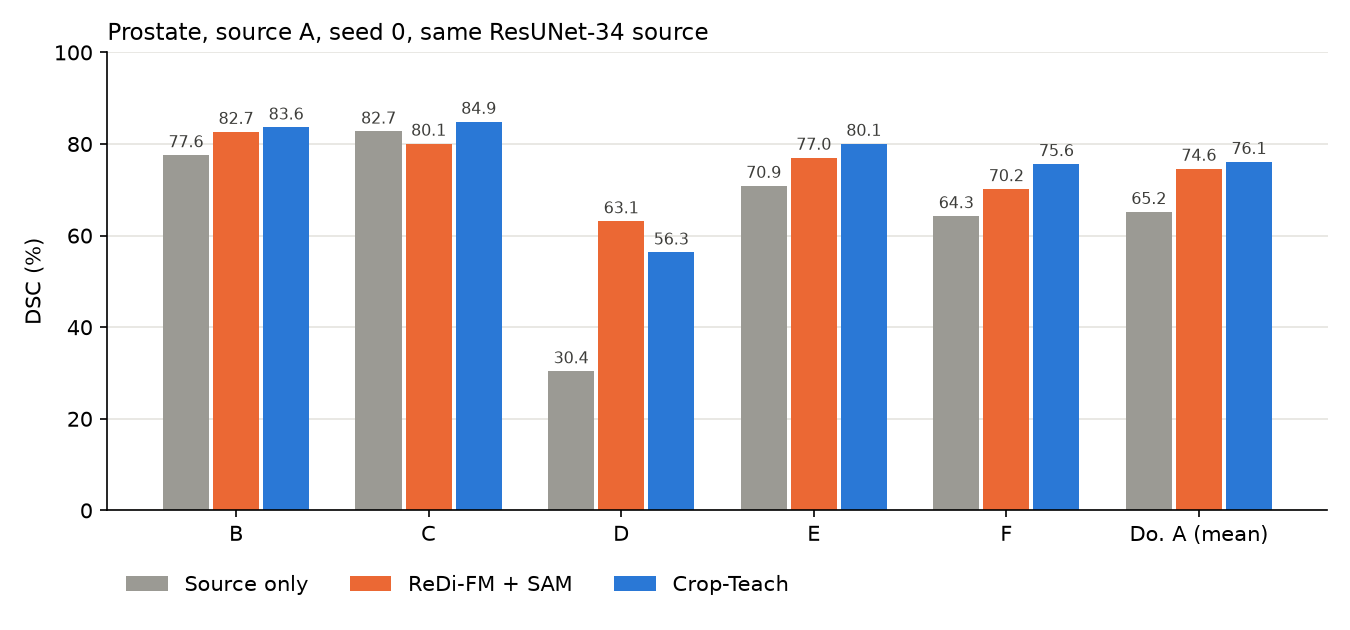

Generate this figure with Python:
"""Prostate, source A, seed 0, same R34 source checkpoint: source only vs ReDi-FM + SAM vs Crop-Teach."""
import json
from pathlib import Path

import matplotlib.pyplot as plt
import numpy as np

ROOT = Path(__file__).resolve().parents[2]
CT = ROOT / "crop_teach/runs/results/prostate"
DOMAINS = list("BCDEF")


def crop_teach(name):
    d = json.load(open(CT / name))
    r = d["rounds"][0]["domains"]
    return [r[k]["prostate_dsc"] for k in DOMAINS] + [d["do_dsc"]]


redi = json.load(open(ROOT / "results/redifm_sam/prostate_domain_A_seed0_crop_teach_source.json"))
redi = [t["prostate_dsc"] for t in redi["target_domains"]] + [redi["do_a_dsc"]]
series = {
    "Source only": crop_teach("source_only_sourceA.json"),
    "ReDi-FM + SAM": redi,
    "Crop-Teach": crop_teach("crop_teach_sourceA_seed0.json"),
}
colors = ["#9b9a94", "#eb6834", "#2a78d6"]

fig, ax = plt.subplots(figsize=(9, 4.2))
x = np.arange(len(DOMAINS) + 1)
w = 0.26
for i, ((name, vals), c) in enumerate(zip(series.items(), colors)):
    bars = ax.bar(x + (i - 1) * w, vals, w - 0.02, color=c, label=name)
    ax.bar_label(bars, fmt="%.1f", fontsize=7.5, padding=2, color="#3d3d3a")
ax.set_xticks(x, DOMAINS + ["Do. A (mean)"])
ax.set_ylabel("DSC (%)")
ax.set_ylim(0, 100)
ax.set_title("Prostate, source A, seed 0, same ResUNet-34 source", loc="left", fontsize=11)
ax.grid(axis="y", color="#e5e4df", linewidth=0.8)
ax.set_axisbelow(True)
for s in ("top", "right"):
    ax.spines[s].set_visible(False)
ax.legend(frameon=False, ncol=3, loc="upper left", bbox_to_anchor=(0, -0.1))
fig.tight_layout()
out = Path(__file__).with_suffix(".png")
fig.savefig(out, dpi=150)
print(out)
for name, vals in series.items():
    print(f"{name:14s}", " ".join(f"{v:6.2f}" for v in vals))
